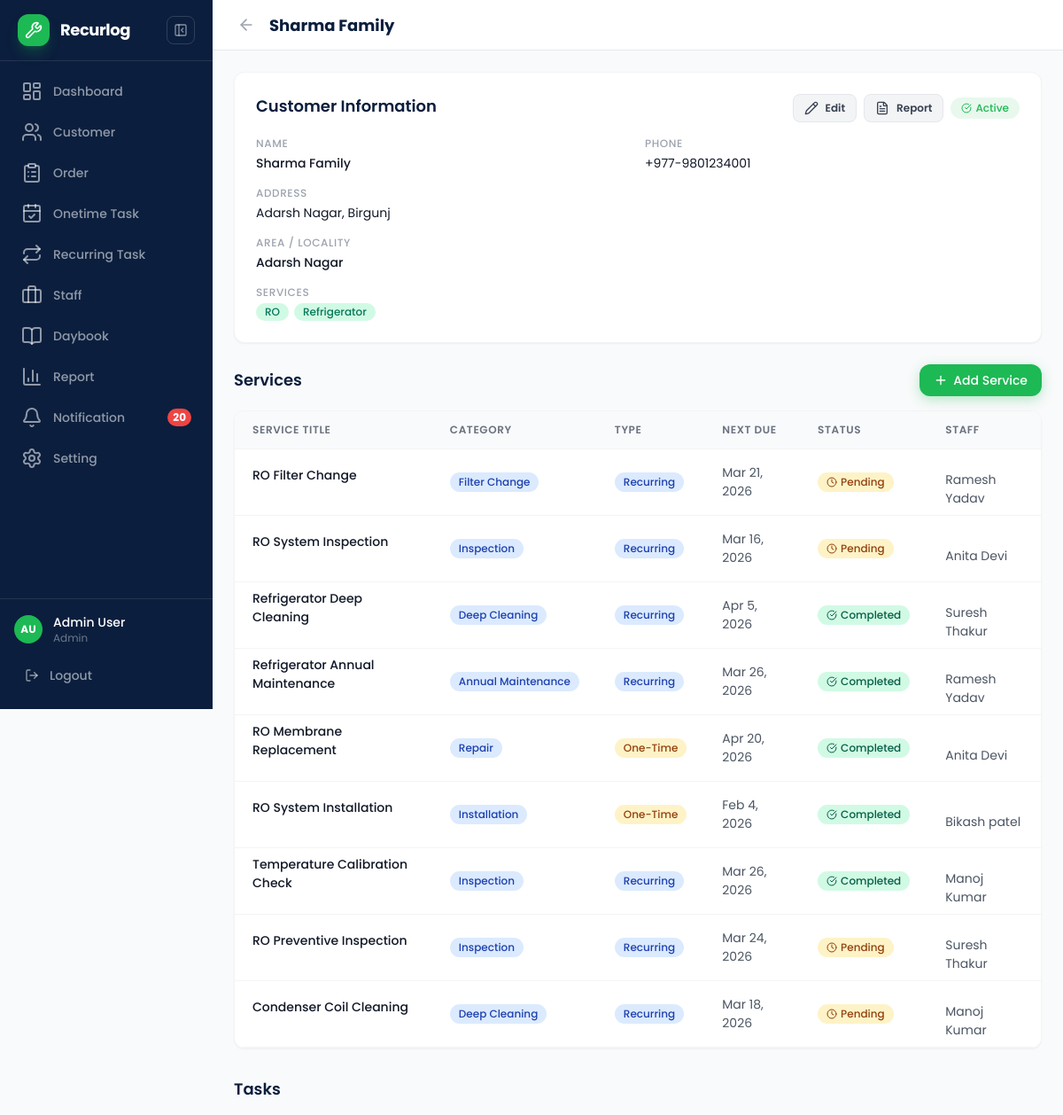
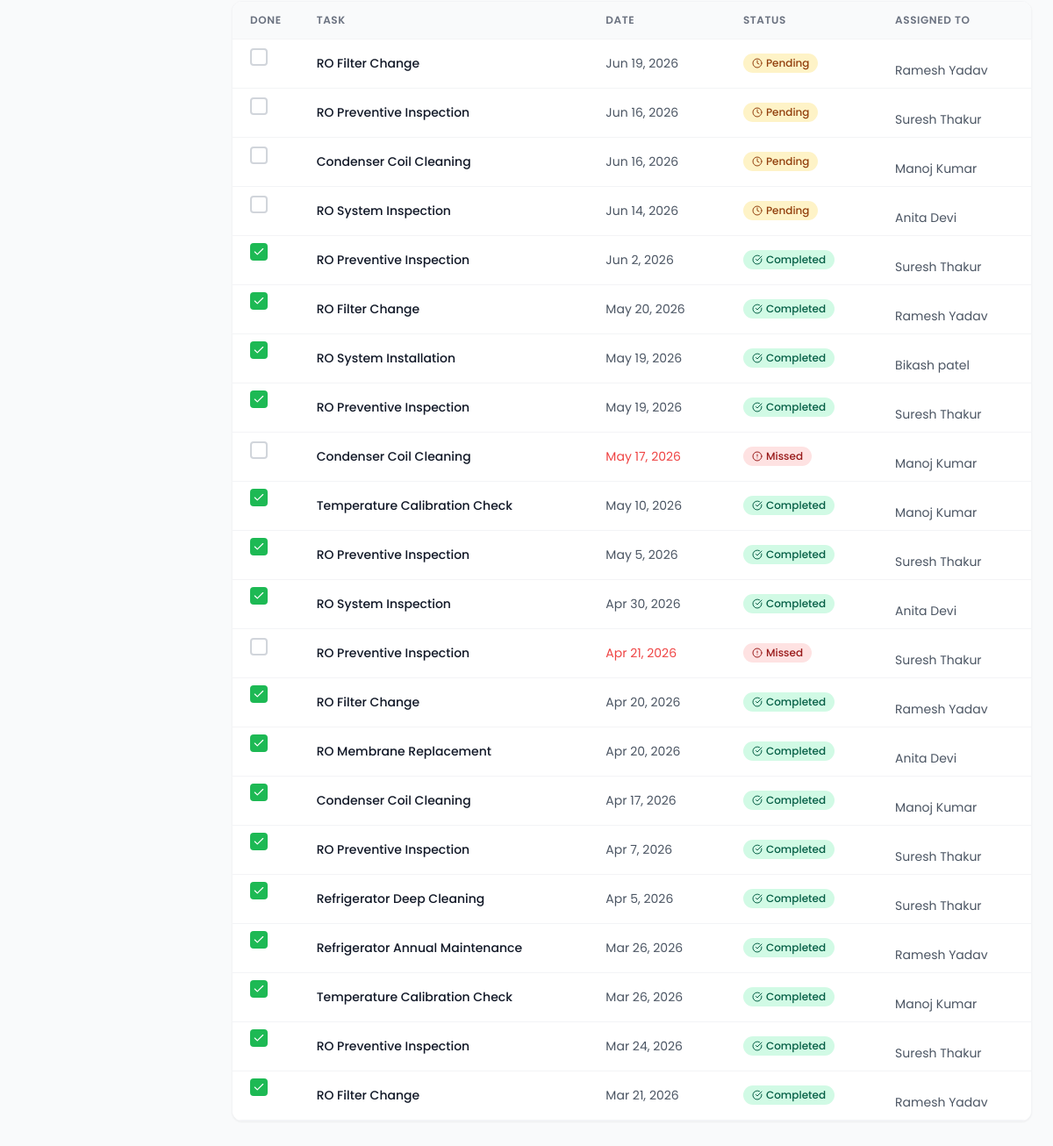
Page /pages/customer-detail.php?id=1 (signed in) on the committed database (2 pictures, top to bottom).
### tables this page shows
CREATE TABLE `fscrm_customers` (
  `id` int(11) NOT NULL AUTO_INCREMENT,
  `name` varchar(200) NOT NULL,
  `address` text DEFAULT NULL,
  `area` varchar(100) DEFAULT NULL,
  `phone` varchar(50) DEFAULT NULL,
  `services_for` text DEFAULT NULL,
  `location_lat` decimal(10,7) DEFAULT NULL,
  `location_lng` decimal(10,7) DEFAULT NULL,
  `created_at` datetime DEFAULT current_timestamp(),
  `updated_at` datetime DEFAULT current_timestamp() ON UPDATE current_timestamp(),
  PRIMARY KEY (`id`)
);

CREATE TABLE `fscrm_services` (
  `id` int(11) NOT NULL AUTO_INCREMENT,
  `customer_id` int(11) NOT NULL,
  `category_id` int(11) DEFAULT NULL,
  `service_for` varchar(100) DEFAULT NULL,
  `title` varchar(200) NOT NULL,
  `problem` text DEFAULT NULL,
  `is_recurring` tinyint(1) DEFAULT 0,
  `first_scheduled_date` date DEFAULT NULL,
  `assigned_to` int(11) DEFAULT NULL,
  `notes` text DEFAULT NULL,
  `rec_value` int(11) DEFAULT NULL,
  `rec_unit` varchar(20) DEFAULT NULL,
  `repeat_from` varchar(50) DEFAULT NULL,
  `created_at` datetime DEFAULT current_timestamp(),
  `updated_at` datetime DEFAULT current_timestamp() ON UPDATE current_timestamp(),
  PRIMARY KEY (`id`),
  KEY `customer_id` (`customer_id`),
  KEY `category_id` (`category_id`),
  KEY `assigned_to` (`assigned_to`),
  CONSTRAINT `fscrm_services_ibfk_1` FOREIGN KEY (`customer_id`) REFERENCES `fscrm_customers` (`id`) ON DELETE CASCADE,
  CONSTRAINT `fscrm_services_ibfk_2` FOREIGN KEY (`category_id`) REFERENCES `fscrm_categories` (`id`) ON DELETE SET NULL,
  CONSTRAINT `fscrm_services_ibfk_3` FOREIGN KEY (`assigned_to`) REFERENCES `fscrm_staff` (`id`) ON DELETE SET NULL
);

CREATE TABLE `fscrm_categories` (
  `id` int(11) NOT NULL AUTO_INCREMENT,
  `name` varchar(100) NOT NULL,
  `color` varchar(10) DEFAULT '#1DB954',
  `created_at` datetime DEFAULT current_timestamp(),
  PRIMARY KEY (`id`)
);

CREATE TABLE `fscrm_tasks` (
  `id` int(11) NOT NULL AUTO_INCREMENT,
  `service_id` int(11) DEFAULT NULL,
  `customer_id` int(11) NOT NULL,
  `title` varchar(200) NOT NULL,
  `status` enum('pending','completed','missed') DEFAULT 'pending',
  `scheduled_date` date DEFAULT NULL,
  `completed_date` date DEFAULT NULL,
  `assigned_to` int(11) DEFAULT NULL,
  `notes` text DEFAULT NULL,
  `category_id` int(11) DEFAULT NULL,
  `completed_by` varchar(100) DEFAULT NULL,
  `received_name` varchar(100) DEFAULT NULL,
  `received_contact` varchar(100) DEFAULT NULL,
  `signature` text DEFAULT NULL,
  `created_at` datetime DEFAULT current_timestamp(),
  `updated_at` datetime DEFAULT current_timestamp() ON UPDATE current_timestamp(),
  PRIMARY KEY (`id`),
  KEY `service_id` (`service_id`),
  KEY `customer_id` (`customer_id`),
  KEY `assigned_to` (`assigned_to`),
  KEY `category_id` (`category_id`),
  CONSTRAINT `fscrm_tasks_ibfk_1` FOREIGN KEY (`service_id`) REFERENCES `fscrm_services` (`id`) ON DELETE CASCADE,
  CONSTRAINT `fscrm_tasks_ibfk_2` FOREIGN KEY (`customer_id`) REFERENCES `fscrm_customers` (`id`) ON DELETE CASCADE,
  CONSTRAINT `fscrm_tasks_ibfk_3` FOREIGN KEY (`assigned_to`) REFERENCES `fscrm_staff` (`id`) ON DELETE SET NULL,
  CONSTRAINT `fscrm_tasks_ibfk_4` FOREIGN KEY (`category_id`) REFERENCES `fscrm_categories` (`id`) ON DELETE SET NULL
);

CREATE TABLE `fscrm_staff` (
  `id` int(11) NOT NULL AUTO_INCREMENT,
  `name` varchar(200) NOT NULL,
  `phone` varchar(50) DEFAULT NULL,
  `avatar` varchar(500) DEFAULT NULL,
  `active_tasks` int(11) DEFAULT 0,
  `created_at` datetime DEFAULT current_timestamp(),
  `updated_at` datetime DEFAULT current_timestamp() ON UPDATE current_timestamp(),
  PRIMARY KEY (`id`)
);

### includes/config.php (called while the page is built, shortened)
<?php
function cacheBust() {
    $cssFile = __DIR__ . '/../assets/css/custom.css';
    $mtime = file_exists($cssFile) ? filemtime($cssFile) : time();
    return dechex($mtime);
}

### pages/customer-detail.php (the view, shortened to what this page needs)
<?php
require_once '../includes/config.php';
$db = getDB();
$customerId = isset($_GET['id']) ? intval($_GET['id']) : 0;
$stmt = $db->prepare("SELECT * FROM fscrm_customers WHERE id = ?");
$stmt->bind_param('i', $customerId);
$stmt->execute();
$customer = $stmt->get_result()->fetch_assoc();
$cats = [];
$catResult = $db->query("SELECT id, name, color FROM fscrm_categories");
while ($row = $catResult->fetch_assoc()) {
    $cats[$row['id']] = $row;
}
$staff = [];
$staffResult = $db->query("SELECT id, name FROM fscrm_staff");
while ($row = $staffResult->fetch_assoc()) {
    $staff[$row['id']] = $row;
}
$svcStmt = $db->prepare("SELECT * FROM fscrm_services WHERE customer_id = ?");
$svcStmt->bind_param('i', $customerId);
$svcStmt->execute();
$services = $svcStmt->get_result()->fetch_all(MYSQLI_ASSOC);
$taskStmt = $db->prepare("SELECT * FROM fscrm_tasks WHERE customer_id = ? ORDER BY scheduled_date DESC");
$taskStmt->bind_param('i', $customerId);
$taskStmt->execute();
$taskRows = $taskStmt->get_result()->fetch_all(MYSQLI_ASSOC);
$tasks = [];
foreach ($taskRows as $row) {
    $tasks[$row['id']] = $row;
}
function statusPill($status) {
    $map = ['pending'=>['bg'=>'#FEF3C7','text'=>'#92400E','icon'=>'clock','label'=>'Pending'],'completed'=>['bg'=>'#D1FAE5','text'=>'#065F46','icon'=>'check-circle','label'=>'Completed'],'missed'=>['bg'=>'#FEE2E2','text'=>'#991B1B','icon'=>'alert-circle','label'=>'Missed']];
    $cfg = $map[$status] ?? $map['pending'];
    return '<span class="status-pill" style="display:inline-flex;align-items:center;gap:4px;padding:2px 10px;border-radius:999px;font-size:12px;font-weight:500;background:'.$cfg['bg'].';color:'.$cfg['text'].'"><i data-lucide="'.$cfg['icon'].'" class="w-3 h-3"></i> '.$cfg['label'].'</span>';
}
function catBadge($cats, $catId, $serviceFor) {
    if ($catId && isset($cats[$catId])) return '<span class="badge badge-info">' . htmlspecialchars($cats[$catId]['name']) . '</span>';
    return '<span class="badge badge-pending">' . htmlspecialchars($serviceFor ?: '—') . '</span>';
}
?>
<!DOCTYPE html>
<html lang="en">
<head>
  <script src="https://cdn.tailwindcss.com"></script>
  <link rel="stylesheet" href="../assets/css/custom.css?v=<?= cacheBust() ?>" />
</head>
<body class="bg-gray-50 min-h-screen">
<?php $pageTitle = htmlspecialchars($customer['name']); require_once '../includes/header.php'; ?>
<div class="page-content">
    <header class="page-header">
      <div class="page-header-inner">
        <div class="flex items-center gap-2">
          <a href="customers.php" class="p-2 -ml-1 text-gray-400 hover:text-navy transition-colors rounded-lg hover:bg-gray-100">
            <i data-lucide="arrow-left" class="w-5 h-5"></i>
          </a>
          <h1 class="page-title"><?= htmlspecialchars($customer['name']) ?></h1>
        </div>
      </div>
    </header>
    <div class="p-4 md:p-6 max-w-5xl mx-auto">
      <div class="card p-5 sm:p-6 mb-6">
        <div class="flex items-start justify-between mb-4">
          <h2 class="text-lg font-semibold text-navy">Customer Information</h2>
          <div class="flex items-center gap-2">
            <a href="customer-add.php?id=<?= $customerId ?>" class="btn btn-sm btn-secondary"><i data-lucide="pencil" class="w-4 h-4"></i> Edit</a>
            <a href="customer-report.php?id=<?= $customerId ?>" class="btn btn-sm btn-secondary"><i data-lucide="file-text" class="w-4 h-4"></i> Report</a>
            <span class="inline-flex items-center gap-1 px-3 py-1 bg-brand/10 text-brand text-xs font-medium rounded-full">
              <i data-lucide="check-circle" class="w-3 h-3"></i> Active
            </span>
          </div>
        </div>
        <div class="grid grid-cols-1 sm:grid-cols-2 gap-4 text-sm">
          <div>
            <span class="block text-gray-400 text-xs uppercase tracking-wider font-medium mb-1">Name</span>
            <span class="text-gray-900 font-medium"><?= htmlspecialchars($customer['name']) ?></span>
          </div>
          <div>
            <span class="block text-gray-400 text-xs uppercase tracking-wider font-medium mb-1">Phone</span>
            <span class="text-gray-900"><?= htmlspecialchars($customer['phone']) ?></span>
          </div>
          <div class="sm:col-span-2">
            <span class="block text-gray-400 text-xs uppercase tracking-wider font-medium mb-1">Address</span>
            <span class="text-gray-900"><?= htmlspecialchars($customer['address']) ?></span>
          </div>
          <div>
            <span class="block text-gray-400 text-xs uppercase tracking-wider font-medium mb-1">Area / Locality</span>
            <span class="text-gray-900 font-medium"><?= htmlspecialchars($customer['area'] ?: '—') ?></span>
          </div>
          <div class="sm:col-span-2">
            <span class="block text-gray-400 text-xs uppercase tracking-wider font-medium mb-1">Services</span>
            <div class="flex flex-wrap gap-1.5 mt-1">
<?php
$svcFor = $customer['services_for'] ? array_map('trim', explode(',', $customer['services_for'])) : [];
if ($svcFor):
    foreach ($svcFor as $s):
?>
              <span class="inline-block px-2.5 py-0.5 rounded-full text-xs font-medium bg-emerald-100 text-emerald-700"><?= htmlspecialchars($s) ?></span>
<?php
    endforeach;
else:
?>
              <span class="text-gray-400">None</span>
<?php endif; ?>
            </div>
          </div>
        </div>
      </div>
      <div class="flex items-center justify-between mb-4">
        <h2 class="text-lg font-semibold text-navy">Services</h2>
        <a href="service-add.php" class="inline-flex items-center gap-1.5 px-4 py-2 bg-brand text-white font-medium rounded-xl hover:bg-green-600 transition-colors brand-glow text-sm">
          <i data-lucide="plus" class="w-4 h-4"></i> Add Service
        </a>
      </div>
      <div class="card overflow-hidden mb-8">
        <div class="p-0">
          <table class="data-table">
            <thead>
              <tr>
                <th>Service Title</th>
                <th>Category</th>
                <th>Type</th>
                <th>Next Due</th>
                <th>Status</th>
                <th>Staff</th>
              </tr>
            </thead>
            <tbody id="customer-services-body">
<?php if (empty($services)): ?>
            </tbody>
          </table>
        </div>
        <div class="flex flex-col items-center justify-center py-12 text-center">
          <i data-lucide="tool" class="w-10 h-10 text-gray-300 mb-2"></i>
          <p class="text-gray-400 text-sm">No services found for this customer</p>
        </div>
<?php else: foreach ($services as $s):
    $isRecurring = !empty($s['is_recurring']);
    $typeLabel = $isRecurring ? 'Recurring' : 'One-Time';
    $nextDue = $s['first_scheduled_date'] ? date('M j, Y', strtotime($s['first_scheduled_date'])) : '—';
    $staffName = isset($staff[$s['assigned_to']]) ? htmlspecialchars($staff[$s['assigned_to']]['name']) : '—';
    $latestTask = null;
    foreach ($tasks as $t) {
        if ($t['service_id'] == $s['id']) {
            if (!$latestTask || $t['scheduled_date'] > $latestTask['scheduled_date']) {
                $latestTask = $t;
            }
        }
    }
    $statusHtml = $latestTask ? statusPill($latestTask['status']) : '<span class="text-xs text-gray-400">—</span>';
    $problemHtml = $s['problem'] ? '<div class="text-xs text-gray-400 mt-0.5">' . htmlspecialchars(substr($s['problem'], 0, 60)) . (strlen($s['problem']) > 60 ? '...' : '') . '</div>' : '';
?>
              <tr>
                <td data-label="Service Title" class="font-medium text-gray-900"><?= htmlspecialchars($s['title']) ?><?= $problemHtml ?></td>
                <td data-label="Category" class="text-gray-600"><?= catBadge($cats, $s['category_id'], $s['service_for']) ?></td>
                <td data-label="Type"><span class="badge <?= $isRecurring ? 'badge-info' : 'badge-pending' ?>"><?= $typeLabel ?></span></td>
                <td data-label="Next Due" class="text-gray-600"><?= $nextDue ?></td>
                <td data-label="Status"><?= $statusHtml ?></td>
                <td data-label="Staff" class="text-gray-600"><?= $staffName ?></td>
              </tr>
<?php endforeach; ?>
            </tbody>
          </table>
        </div>
<?php endif; ?>
      </div>
      <h2 class="text-lg font-semibold text-navy mb-4">Tasks</h2>
      <div class="card overflow-hidden mb-8">
        <div class="p-0">
          <table class="data-table">
            <thead>
              <tr>
                <th class="w-12">Done</th>
                <th>Task</th>
                <th>Date</th>
                <th>Status</th>
                <th>Assigned To</th>
              </tr>
            </thead>
            <tbody id="customer-tasks-body">
<?php if (empty($tasks)): ?>
            </tbody>
          </table>
        </div>
        <div class="flex flex-col items-center justify-center py-12 text-center">
          <i data-lucide="clipboard-x" class="w-10 h-10 text-gray-300 mb-2"></i>
          <p class="text-gray-400 text-sm">No tasks found for this customer</p>
        </div>
<?php else:
    $taskRows = array_values($tasks);
    usort($taskRows, function($a, $b) { return strcmp($b['scheduled_date'], $a['scheduled_date']); });
    foreach ($taskRows as $t):
        $isCompleted = $t['status'] === 'completed';
        $today = date('Y-m-d');
        $dateCls = (!$isCompleted && $t['scheduled_date'] < $today) ? 'text-danger' : 'text-gray-600';
        $dateFormatted = date('M j, Y', strtotime($t['scheduled_date']));
        $staffName = isset($staff[$t['assigned_to']]) ? htmlspecialchars($staff[$t['assigned_to']]['name']) : '—';
        $statusHtml = statusPill($t['status']);
        $checkbox = $isCompleted
            ? '<span class="inline-flex items-center justify-center w-5 h-5 rounded bg-brand text-white"><i data-lucide="check" class="w-3.5 h-3.5"></i></span>'
            : '<button class="cd-task-check w-5 h-5 rounded border-2 border-gray-300 hover:border-brand transition-colors align-middle" title="Mark complete" data-task-id="' . $t['id'] . '"></button>';
?>
              <tr>
                <td data-label="Done"><?= $checkbox ?></td>
                <td data-label="Task" class="font-medium text-gray-900"><?= htmlspecialchars($t['title']) ?></td>
                <td data-label="Date" class="<?= $dateCls ?>"><?= $dateFormatted ?></td>
                <td data-label="Status"><?= $statusHtml ?></td>
                <td data-label="Assigned To" class="text-gray-600"><?= $staffName ?></td>
              </tr>
<?php endforeach; ?>
            </tbody>
          </table>
        </div>
<?php endif; ?>
      </div>
    </div>
  </div>
<?php require_once '../includes/footer.php'; ?>
</body>
</html>

### pages/customer-detail.php (style rules this page uses)
body { font-family: 'Poppins', sans-serif; }

### rows in the picture
fscrm_customers: name "Sharma Family", phone "+977-9801234001", address "Adarsh Nagar, Birgunj", area "Adarsh Nagar", services_for "RO", services_for "Refrigerator"
fscrm_services: title "RO Filter Change", category.name "Filter Change", is_recurring "Recurring", first_scheduled_date "Mar 21, 2026", assigned_to.name "Ramesh Yadav"
fscrm_tasks: status "Pending", title "RO Filter Change", scheduled_date "Jun 19, 2026", assigned_to.name "Ramesh Yadav"
fscrm_services: title "RO System Inspection", category.name "Inspection", is_recurring "Recurring", first_scheduled_date "Mar 16, 2026", assigned_to.name "Anita Devi"
fscrm_tasks: status "Pending", title "RO System Inspection", scheduled_date "Jun 14, 2026", assigned_to.name "Anita Devi"
fscrm_services: title "Refrigerator Deep Cleaning", category.name "Deep Cleaning", is_recurring "Recurring", first_scheduled_date "Apr 5, 2026", assigned_to.name "Suresh Thakur"
fscrm_tasks: status "Completed", title "Refrigerator Deep Cleaning", scheduled_date "Apr 5, 2026", assigned_to.name "Suresh Thakur"
fscrm_services: title "Refrigerator Annual Maintenance", category.name "Annual Maintenance", is_recurring "Recurring", first_scheduled_date "Mar 26, 2026", assigned_to.name "Ramesh Yadav"
fscrm_tasks: status "Completed", title "Refrigerator Annual Maintenance", scheduled_date "Mar 26, 2026", assigned_to.name "Ramesh Yadav"
fscrm_services: title "RO Membrane Replacement", category.name "Repair", is_recurring "One-Time", first_scheduled_date "Apr 20, 2026", assigned_to.name "Anita Devi"
fscrm_tasks: status "Completed", title "RO Membrane Replacement", scheduled_date "Apr 20, 2026", assigned_to.name "Anita Devi"
fscrm_services: title "RO System Installation", category.name "Installation", is_recurring "One-Time", first_scheduled_date "Feb 4, 2026", assigned_to.name "Bikash patel"
fscrm_tasks: status "Completed", title "RO System Installation", scheduled_date "May 19, 2026", assigned_to.name "Bikash patel"
fscrm_services: title "Temperature Calibration Check", category.name "Inspection", is_recurring "Recurring", first_scheduled_date "Mar 26, 2026", assigned_to.name "Manoj Kumar"
fscrm_tasks: status "Completed", title "Temperature Calibration Check", scheduled_date "May 10, 2026", assigned_to.name "Manoj Kumar"
fscrm_services: title "RO Preventive Inspection", category.name "Inspection", is_recurring "Recurring", first_scheduled_date "Mar 24, 2026", assigned_to.name "Suresh Thakur"
fscrm_tasks: status "Pending", title "RO Preventive Inspection", scheduled_date "Jun 16, 2026", assigned_to.name "Suresh Thakur"
fscrm_services: title "Condenser Coil Cleaning", category.name "Deep Cleaning", is_recurring "Recurring", first_scheduled_date "Mar 18, 2026", assigned_to.name "Manoj Kumar"
fscrm_tasks: status "Pending", title "Condenser Coil Cleaning", scheduled_date "Jun 16, 2026", assigned_to.name "Manoj Kumar"
fscrm_tasks: title "RO Preventive Inspection", scheduled_date "Jun 2, 2026", status "Completed", assigned_to.name "Suresh Thakur"
fscrm_tasks: title "RO Filter Change", scheduled_date "May 20, 2026", status "Completed", assigned_to.name "Ramesh Yadav"
fscrm_tasks: title "RO Preventive Inspection", scheduled_date "May 19, 2026", status "Completed", assigned_to.name "Suresh Thakur"
fscrm_tasks: title "Condenser Coil Cleaning", scheduled_date "May 17, 2026", status "Missed", assigned_to.name "Manoj Kumar"
fscrm_tasks: title "RO Preventive Inspection", scheduled_date "May 5, 2026", status "Completed", assigned_to.name "Suresh Thakur"
fscrm_tasks: title "RO System Inspection", scheduled_date "Apr 30, 2026", status "Completed", assigned_to.name "Anita Devi"
fscrm_tasks: title "RO Preventive Inspection", scheduled_date "Apr 21, 2026", status "Missed", assigned_to.name "Suresh Thakur"
fscrm_tasks: title "RO Filter Change", scheduled_date "Apr 20, 2026", status "Completed", assigned_to.name "Ramesh Yadav"
fscrm_tasks: title "Condenser Coil Cleaning", scheduled_date "Apr 17, 2026", status "Completed", assigned_to.name "Manoj Kumar"
fscrm_tasks: title "RO Preventive Inspection", scheduled_date "Apr 7, 2026", status "Completed", assigned_to.name "Suresh Thakur"
fscrm_tasks: title "Temperature Calibration Check", scheduled_date "Mar 26, 2026", status "Completed", assigned_to.name "Manoj Kumar"
fscrm_tasks: title "RO Preventive Inspection", scheduled_date "Mar 24, 2026", status "Completed", assigned_to.name "Suresh Thakur"
fscrm_tasks: title "RO Filter Change", scheduled_date "Mar 21, 2026", status "Completed", assigned_to.name "Ramesh Yadav"

### other values in the picture
$unreadCount "20"
$userInitials "AU"
$user['name'] "Admin User"
$user['role'] "Admin"
